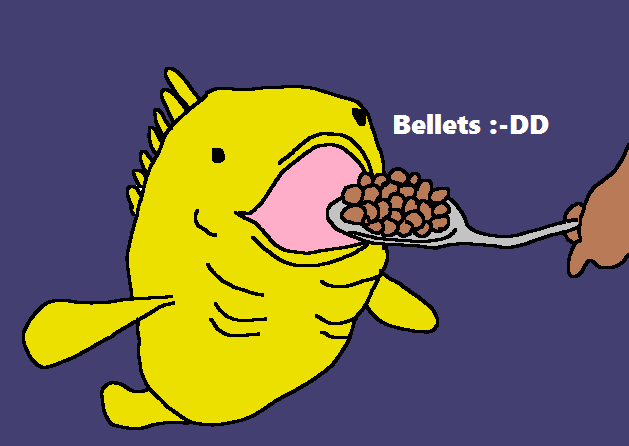
#> input picture result.png, 629 x 446 px, found by its file name; the run also reads 1 picture not shown here
$ python Partity.py
#> lines starting #> are read from the running program, lines starting #| are printed output that depends on the picture
from PIL import Image

def steganalyse(img) -> Image.Image:
    """
    Steganlysis of the LSB technique.
    """
    encoded = Image.new(img.mode, (img.size))
    width, height = img.size
    for row in range(height):
        for col in range(width):
            r, g, b = img.getpixel((col, row))[0:3]
            if r % 2 == 0:
                r = 0
            else:
                r = 255
            if g % 2 == 0:
                g = 0
            else:
                g = 255
            if b % 2 == 0:
                b = 0
            else:
                b = 255
            encoded.putpixel((col, row), (r, g, b))
    return encoded

if __name__ == '__main__' :
    im = Image.open(r"D:\Steganography\Code\Steganography-Tool\result.png")
#> im is the input picture: PIL image 629x446 RGB; mean R, G, B 110.9, 102.6, 83.4
    im_2 = Image.open(r"D:\Steganography\Code\Steganography-Tool\new_result.png")

    new_im = steganalyse(im)
#> in steganalyse, `encoded = Image.new(img.mode, (img.size))`: encoded: PIL image 629x446 RGB; every value is 0
#> after the loop in steganalyse, `for row in range(height):`:
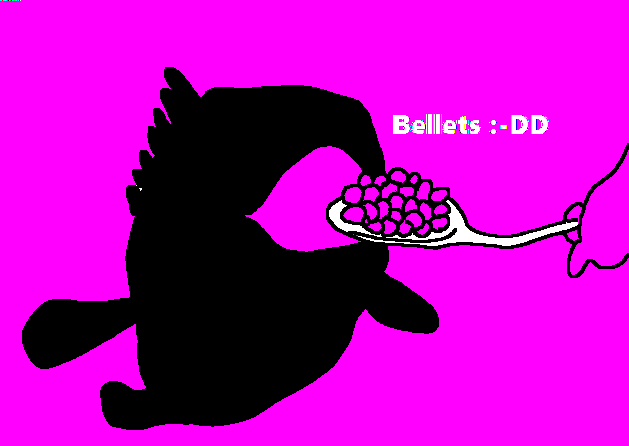
#> encoded: PIL image 629x446 RGB; mean R, G, B 181.5, 3.4, 181.6
    new_im.show()

    new_im_2 = steganalyse(im_2)
    new_im_2.show()
